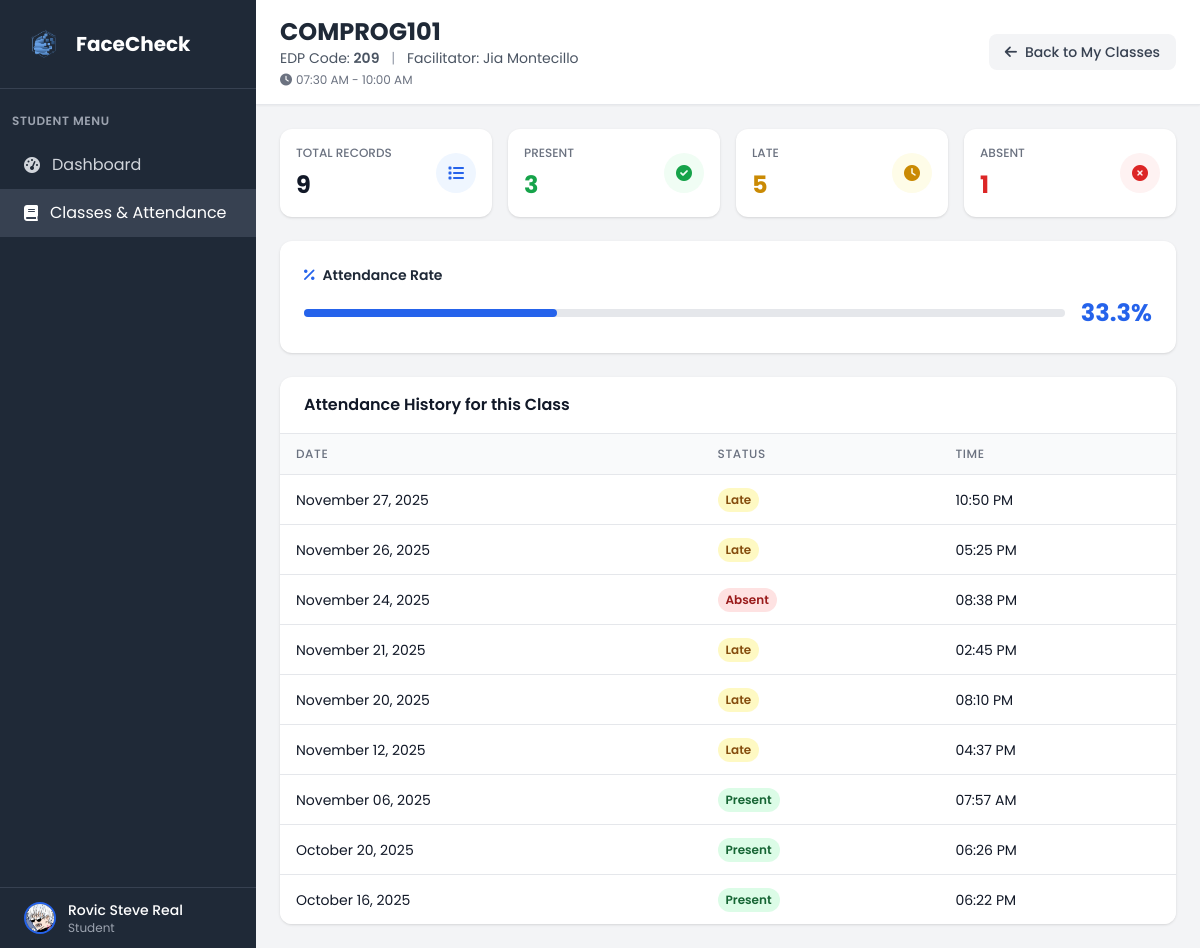
The app's page /my_classes/6/attendance (signed in), older data.
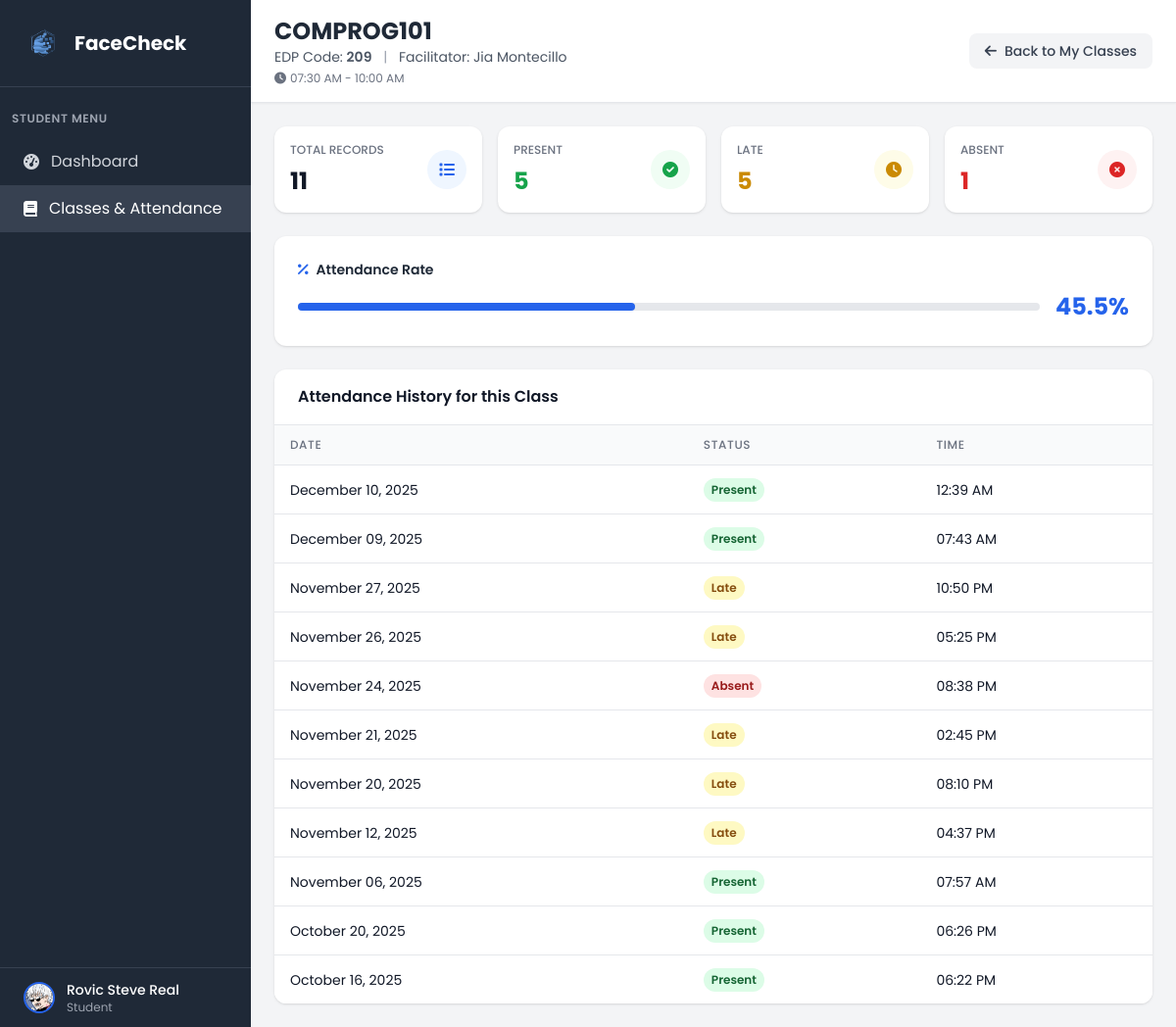
The same page, newer data.
### tables this page shows
CREATE TABLE "attendance" (
                attendance_id INTEGER PRIMARY KEY AUTOINCREMENT,
                attendance_date DATETIME NOT NULL,
                attendance_status VARCHAR(10) NOT NULL CHECK (attendance_status IN ('present', 'absent', 'late', 'excuse')),
                studentclass_id INTEGER NOT NULL,
                FOREIGN KEY (studentclass_id) REFERENCES student_class(studentclass_id)
            );

### app.py (the view)
@app.route('/my_classes/<int:class_id>/attendance')
def view_class_attendance(class_id):
    if 'user_id' not in session or session['role'] != 'student':
        return redirect(url_for('login'))
    conn = get_db_connection()
    student = conn.execute('''
        SELECT u.*, s.student_id, s.year_level, s.profile_picture, c.course_name, d.dept_name
        FROM user u
        JOIN student s ON u.user_id = s.user_id
        LEFT JOIN course c ON s.course_id = c.course_id
        LEFT JOIN department d ON u.dept_id = d.dept_id
        WHERE u.user_id = ?
    ''', (session['user_id'],)).fetchone()
    enrollment = conn.execute('''
        SELECT sc.studentclass_id
        FROM student_class sc
        WHERE sc.student_id = ? AND sc.class_id = ?
    ''', (student['student_id'], class_id)).fetchone()
    if not enrollment:
        conn.close()
        flash('You are not enrolled in this class', 'error')
        return redirect(url_for('my_classes'))
    class_info = conn.execute('''
        SELECT cl.class_id, cl.class_name, cl.edpcode, cl.room, cl.start_time, cl.end_time,
               u_f.firstname as faculty_firstname, u_f.lastname as faculty_lastname,
               GROUP_CONCAT(DISTINCT d.day_name) as days
        FROM class cl
        JOIN faculty f ON cl.faculty_id = f.faculty_id
        JOIN user u_f ON f.user_id = u_f.user_id
        LEFT JOIN class_days cd ON cl.class_id = cd.class_id
        LEFT JOIN days d ON cd.day_id = d.day_id
        WHERE cl.class_id = ?
        GROUP BY cl.class_id, cl.class_name, cl.edpcode, cl.room, cl.start_time, cl.end_time,
                 u_f.firstname, u_f.lastname
    ''', (class_id,)).fetchone()
    if not class_info:
        conn.close()
        flash('Class not found', 'error')
        return redirect(url_for('my_classes'))
    attendance_records = conn.execute('''
        SELECT strftime('%Y-%m-%d %H:%M:%S', a.attendance_date) as attendance_date,
               a.attendance_status
        FROM attendance a
        JOIN student_class sc ON a.studentclass_id = sc.studentclass_id
        WHERE sc.student_id = ? AND sc.class_id = ?
        ORDER BY a.attendance_date DESC
    ''', (student['student_id'], class_id)).fetchall()
    formatted_records = []
    for record in attendance_records:
        date_str = ''
        time_str = ''
        if record['attendance_date']:
            try:
                from datetime import datetime
                dt = datetime.strptime(record['attendance_date'], '%Y-%m-%d %H:%M:%S')
                date_str = dt.strftime('%B %d, %Y')
                time_str = dt.strftime('%I:%M %p')
            except:
                date_str = str(record['attendance_date']).split(' ')[0]
                time_str = str(record['attendance_date']).split(' ')[1] if ' ' in str(record['attendance_date']) else ''
        formatted_records.append({
            'date': date_str,
            'time': time_str,
            'status': record['attendance_status']
        })
    total_records = len(formatted_records)
    present_count = sum(1 for r in formatted_records if r['status'] == 'present')
    late_count = sum(1 for r in formatted_records if r['status'] == 'late')
    absent_count = sum(1 for r in formatted_records if r['status'] == 'absent')
    attendance_rate = round((present_count / total_records * 100), 1) if total_records > 0 else 0
    time_str = ''
    if class_info['start_time'] and class_info['end_time']:
        try:
            from datetime import datetime
            start_time = str(class_info['start_time'])
            end_time = str(class_info['end_time'])
            time_formats = ['%H:%M:%S', '%H:%M']
            start_dt = None
            end_dt = None
            for fmt in time_formats:
                try:
                    start_dt = datetime.strptime(start_time, fmt)
                    end_dt = datetime.strptime(end_time, fmt)
                    break
                except:
                    continue
            if start_dt and end_dt:
                time_str = f"{start_dt.strftime('%I:%M %p')} - {end_dt.strftime('%I:%M %p')}"
        except:
            time_str = f"{class_info['start_time']} - {class_info['end_time']}"
    conn.close()
    return render_template('student_class_attendance.html',
                         student=student,
                         class_info=class_info,
                         attendance_records=formatted_records,
                         total_records=total_records,
                         present_count=present_count,
                         late_count=late_count,
                         absent_count=absent_count,
                         attendance_rate=attendance_rate,
                         time_str=time_str)

### app.py (called while the page is built)
def get_db_connection():
    try:
        conn = sqlite3.connect('facecheck.db', timeout=30.0)
        conn.row_factory = sqlite3.Row
        conn.execute('PRAGMA foreign_keys = ON')
        try:
            cur = conn.cursor()
            cur.execute("PRAGMA table_info(faculty)")
            columns = [row[1] for row in cur.fetchall()]
            if 'attendance_image' not in columns:
                cur.execute("ALTER TABLE faculty ADD COLUMN attendance_image VARCHAR(255)")
                conn.commit()
        except Exception:
            pass
        return conn
    except sqlite3.Error as e:
        print(f"Database connection error: {e}")
        raise

### templates/student_class_attendance.html (shortened to what the changed rows need)
<!DOCTYPE html>
<html lang="en">
<head>
    <script src="https://cdn.tailwindcss.com"></script>
    <link href="https://cdnjs.cloudflare.com/ajax/libs/font-awesome/6.0.0/css/all.min.css" rel="stylesheet">
    <link rel="stylesheet" href="{{ url_for('static', filename='css/global.css') }}">
</head>
<body class="bg-gray-100">
    <div class="flex h-screen">
        <div class="w-64 bg-gray-800 text-white flex flex-col">
            <div class="p-6 border-b border-gray-700">
                <div class="flex items-center">
                    <h1 class="text-xl font-bold">FaceCheck</h1>
                </div>
            </div>
        </div>
        <div class="flex-1 flex flex-col overflow-hidden">
            <header class="bg-white shadow-sm border-b border-gray-200">
                <div class="px-6 py-4 flex items-center justify-between">
                    <div>
                        <h2 class="text-2xl font-bold text-gray-800">{{ class_info.class_name }}</h2>
                    </div>
                </div>
            </header>
            <main class="flex-1 overflow-y-auto p-6 space-y-6">
                <div class="grid grid-cols-1 sm:grid-cols-2 lg:grid-cols-4 gap-4">
                    <div class="bg-white rounded-xl shadow p-4 flex items-center justify-between">
                        <div>
                            <p class="text-xs font-medium text-gray-500 uppercase">Total Records</p>
                            <p class="mt-2 text-2xl font-bold text-gray-900">{{ total_records }}</p>
                        </div>
                    </div>
                    <div class="bg-white rounded-xl shadow p-4 flex items-center justify-between">
                        <div>
                            <p class="text-xs font-medium text-gray-500 uppercase">Present</p>
                            <p class="mt-2 text-2xl font-bold text-green-600">{{ present_count }}</p>
                        </div>
                    </div>
                </div>
                <div class="bg-white rounded-xl shadow p-6">
                    <div class="flex items-center justify-between">
                        <div class="flex-1 mr-4">
                            <div class="w-full bg-gray-200 rounded-full h-2">
                                <div class="bg-blue-600 h-2 rounded-full transition-all duration-300" style="width: {{ attendance_rate }}%"></div>
                            </div>
                        </div>
                        <div class="text-right">
                            <p class="text-2xl font-bold text-blue-600">{{ attendance_rate }}%</p>
                        </div>
                    </div>
                </div>
                <div class="bg-white rounded-xl shadow overflow-hidden">
                    <div class="p-0">
                        <div class="overflow-x-auto">
                            <table class="min-w-full divide-y divide-gray-200">
                                <thead class="bg-gray-50">
                                    <tr>
                                        <th class="px-4 py-3 text-left text-xs font-medium text-gray-500 uppercase tracking-wider">Date</th>
                                        <th class="px-4 py-3 text-left text-xs font-medium text-gray-500 uppercase tracking-wider">Status</th>
                                        <th class="px-4 py-3 text-left text-xs font-medium text-gray-500 uppercase tracking-wider">Time</th>
                                    </tr>
                                </thead>
                                <tbody class="bg-white divide-y divide-gray-200">
                                    {% if attendance_records %}
                                        {% for record in attendance_records %}
                                        <tr>
                                            <td class="px-4 py-3 whitespace-nowrap text-sm text-gray-900">{{ record.date }}</td>
                                            <td class="px-4 py-3 whitespace-nowrap">
                                                {% if record.status.lower() == 'present' %}
                                                <span class="inline-flex px-2 py-1 text-xs font-semibold rounded-full bg-green-100 text-green-800">
                                                    Present
                                                </span>
                                                {% elif record.status.lower() == 'late' %}
                                                <span class="inline-flex px-2 py-1 text-xs font-semibold rounded-full bg-yellow-100 text-yellow-800">
                                                    Late
                                                </span>
                                                {% elif record.status.lower() == 'absent' %}
                                                <span class="inline-flex px-2 py-1 text-xs font-semibold rounded-full bg-red-100 text-red-800">
                                                    Absent
                                                </span>
                                                {% else %}
                                                <span class="inline-flex px-2 py-1 text-xs font-semibold rounded-full bg-gray-100 text-gray-700">
                                                    {{ record.status.title() }}
                                                </span>
                                                {% endif %}
                                            </td>
                                            <td class="px-4 py-3 whitespace-nowrap text-sm text-gray-900">{{ record.time }}</td>
                                        </tr>
                                        {% endfor %}
                                    {% else %}
                                        <tr>
                                            <td colspan="3" class="px-4 py-6 text-center text-sm text-gray-500">
                                                <i class="fas fa-inbox mr-2 text-gray-400"></i>No attendance records found for this class.
                                            </td>
                                        </tr>
                                    {% endif %}
                                </tbody>
                            </table>
                        </div>
                    </div>
                </div>
            </main>
        </div>
    </div>
</body>
</html>

Row changes from the older to the newer data that the page shows:
added attendance: date "December 10, 2025", attendance_status "Present", time "12:39 AM"
added attendance: date "December 09, 2025", attendance_status "Present", time "07:43 AM"
Text that changed along with them:
{{ total_records }}: "9" → "11"
{{ present_count }}: "3" → "5"
{{ attendance_rate }}: 33.3 → 45.5 (drawn)
{{ attendance_rate }}: "33.3" → "45.5"
